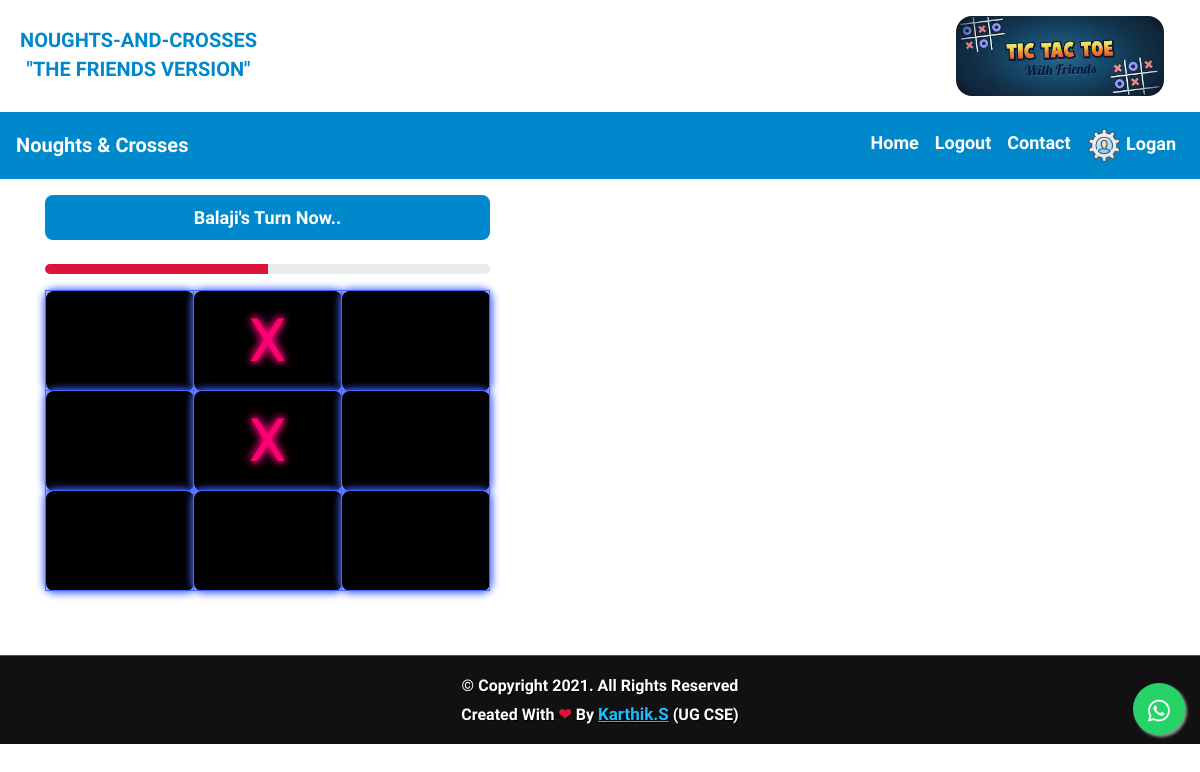
The app's page /games/detail/10/ (signed in) with its own data.
### gameplay/models.py (models this page shows, shortened)
class Game(models.Model):
    first_player = models.ForeignKey(User, related_name="game_first_player", on_delete=models.CASCADE)
    second_player = models.ForeignKey(User, related_name="game_second_player", on_delete=models.CASCADE)
    start_time = models.DateTimeField(auto_now_add=True)
    last_active = models.DateTimeField(auto_now=True)
    status = models.CharField(max_length=1, default='F', choices=GAME_STATUS_CHOICES)
    objects = GamesQuerySet.as_manager()
    def board(self):
        board = [[None for x in range(BOARD_SIZE)] for y in range(BOARD_SIZE)]
        for move in self.move_set.all():
            board[move.y][move.x] = move
        return board
    def is_users_move(self, user):
        return (user == self.first_player and self.status == 'F') or (user == self.second_player and self.status == 'S')
    def __str__(self):
        return "{0} vs {1}".format(self.first_player, self.second_player)

class Move(models.Model):
    x = models.IntegerField(validators=[MinValueValidator(0), MaxValueValidator(BOARD_SIZE-1)])
    y = models.IntegerField(validators=[MinValueValidator(0), MaxValueValidator(BOARD_SIZE-1)])
    comment = models.CharField(max_length=300, blank=True)
    game = models.ForeignKey(Game, editable=False, on_delete=models.CASCADE)
    by_first_player = models.BooleanField(editable=False)

### gameplay/views.py (the view)
# urls.py: url(r'detail/(?P<id>\d+)/$', game_detail, name="gameplay_detail"),
@login_required
def game_detail(request, id):
    game = get_object_or_404(Game, pk=id)
    context = {'game': game}
    if game.is_users_move(request.user):
        context['form'] = MoveForm()
    return render(request, "gameplay/game_detail.html", context)

### templates/gameplay/game_detail.html (shortened to what this page needs)
{% extends "base.html" %}
{% load crispy_forms_tags %}
{% block content %}
    <div class="col-md-5">
        {% if game.status == 'F' %}
        <label class="label success" style="min-width:100%;background-color: #0088cc;padding: 0.5rem;color: white;text-align: center;margin-top:1rem;border-radius:0.5rem;margin-bottom:1rem">{{game.first_player}}'s Turn Now..</label>
            <div class="mt-2" id="inviteaccept">
                        <div class="progress" style="color:crimson">
                            <div class="progress-bar" role="progressbar" style="width: 50%" aria-valuenow="50" aria-valuemin="0" aria-valuemax="100" style="color:crimson"></div>
                        </div>
            </div>
        {% endif %}
        <table class="table table-bordered tictactoe-table" style='  border-radius:1rem'>
            {% for row in game.board %}
                <tr>
                    {% for move in row %}
                        <td class="tictactoe-cell" style='border: 1px solid #4666FF;
  height: 100px;
  width: 100px;
  text-align: center;
  background: black;
  font-size: 60px; text-align: center;
            vertical-align: middle !important;
  color: #ff0070;
  box-shadow: 0 0 10px #4666FF, 0 0 10px #4666FF;
  text-shadow: 0 0 8px #ff0080, 0 0 10px #ff0080;
  cursor: pointer;
  border-radius:0.5rem'>
                            {% if move %}
                                {% if move.by_first_player %}
                                    X
                                {% else %}
                                    O
                                {% endif %}
                            {% endif %}
                        </td>
                    {% endfor %}
                </tr>
            {% endfor %}
        </table>
    </div>
{% endblock content %}

### templates/base.html (shortened to what this page needs)
<!DOCTYPE html>
{% load static %}
<head>
    <link rel="stylesheet" href="https://cdnjs.cloudflare.com/ajax/libs/font-awesome/4.7.0/css/font-awesome.min.css">
    <link rel="stylesheet" href="https://stackpath.bootstrapcdn.com/bootstrap/4.5.2/css/bootstrap.min.css">
    <link rel="stylesheet" href="https://stackpath.bootstrapcdn.com/bootstrap/4.3.1/css/bootstrap.min.css">
    <link rel="stylesheet" href="https://cdnjs.cloudflare.com/ajax/libs/font-awesome/4.7.0/css/font-awesome.min.css">
</head>
<div class='header-wrapper'>
        <div class='ct-wrapper'>
            <div class='header-inner-wrap'>
                <div class='header section' id='header'>
                    <div class='widget Header' data-version='1' id='Header1' style="pointer-events: none">
                        <div id='header-inner'>
                            <a href="#" style='display: block;'>
                                <div class="mx-auto order-0">
                                    <a id="navname" class="navbar-brand abs" href="#" style="font-weight:bolder;margin-top: 1rem;">
                                            <p id="resphead" style="color:#0088cc;font-size: 20px;font-weight:bolder"> NOUGHTS-AND-CROSSES <br> "THE FRIENDS VERSION"</p>
                                    </a>
                                </div>
                            </a>
                        </div>
                    </div>
                </div>
            </div>
            <div class='header-right section' id='header-right' >
                <div class='widget HTML' data-version='1' id='HTML1'>
                <img alt='bmsceplacement360' id='Header1_headerimg'src="/static/images/gamelogo.jpg" style='height:80px;margin:1rem;border-radius:1rem' />
                </div>
            </div>
        </div>
    </div>
   <html class="no-js" lang="">
    <head>
    </head>
    <body>
    <nav class="navbar navbar-expand-lg navbar-dark bg-default" style="background-color:#0088cc;color:white">
  <a class="navbar-brand" href="/">Noughts & Crosses</a>
  <div class="collapse navbar-collapse" id="navbarSupportedContent">
    <ul class="navbar-nav ml-auto">
      <ul class="navbar-nav mr-auto">
 {% if user.is_authenticated %}
                 <li class="nav-item">
                   <a class="nav-link" href="{% url 'player_home' %}" style="color:white">Home</a>
                </li>
                <li class="nav-item">
                   <a class="nav-link" href="{% url 'player_logout' %}" style="color:white">Logout</a>
                </li>
				{% endif %}
    </ul>
        <li class="nav-item">
          <a class="nav-link"href="{% url 'contact' %}"  style="color:white">Contact </a>
        </li>
         {% if user.is_authenticated %}
        <li class="nav-item">
          <a class="nav-link" style="color:white"><img src="/static/images/userprofile2.png" width="35" height="35"> {{user.username}}</a>
        </li>
        {% endif %}
    </ul>
  </div>
</nav>
	<div class="container">
		{% block content %}
		{% endblock %}
	</div>
    </body>
</html>
    <body>
    </body>
</html>
   <div class='footer-credits' style="font-size: 16px;">
        <div class='ct-wrapper' style="text-align: center;color: white;font-weight: bolder;">
            <p style="color: white;font-weight: bolder;"><b>&copy;</b> Copyright
                . All Rights Reserved <br>Created With <span style='color:crimson'>	&#10084;</span> By <a href="https://bit.ly/2XMDijq" target="_blank" style="color: hsl(197, 100%, 55%);font-size: 17px;text-decoration: underline;"><b> Karthik.S</b></a> (UG CSE)<br></p>
        </div>
    </div>
    <link rel="stylesheet" href="https://maxcdn.bootstrapcdn.com/font-awesome/4.5.0/css/font-awesome.min.css">
    <a href="whatsapp://send?text=Link : https://noughtsandcrosses.pythonanywhere.com/" class="float" target="_blank">
        <i class="fa fa-whatsapp my-float"></i>
    </a>
</body>
</html>
  </body>
</html>

### templates/base.html (style rules this page uses)
.navbar-brand, .nav-link,.navbar-toggler,.navbar-toggler-icon,.collapse,button,#navbarSupportedContent,span { color:white; font-weight:bold; }

### records on screen
Game: first_player "Balaji"
Move: by_first_player "X"
Move: by_first_player "X"

### other values on screen
{{ user.username }} "Logan"
